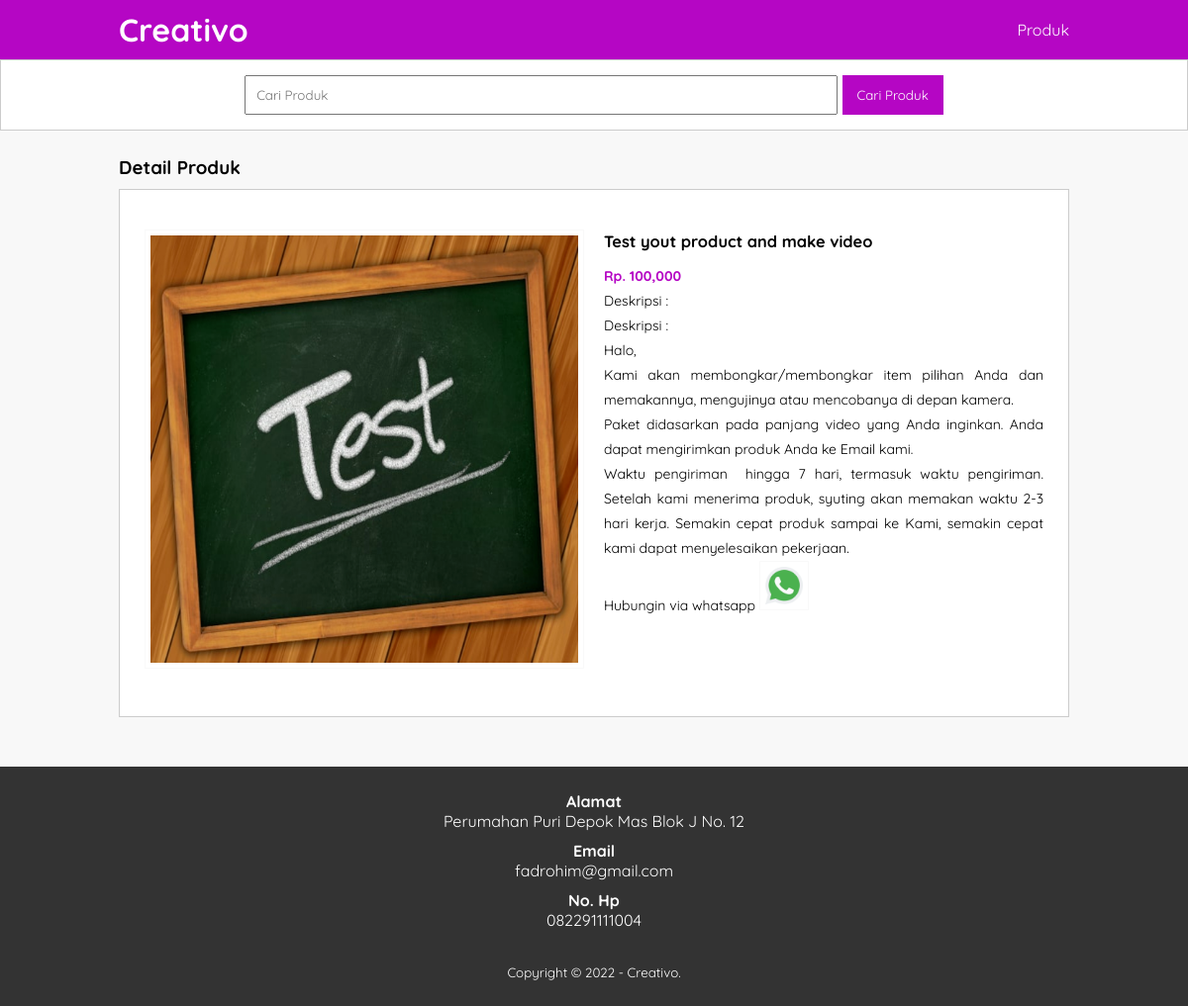
Page /detail-produk.php?id=4 on the committed database.
### tables this page shows
CREATE TABLE `tb_product` (
  `product_id` int(11) NOT NULL,
  `category_id` int(11) NOT NULL,
  `product_name` varchar(100) NOT NULL,
  `product_price` int(11) NOT NULL,
  `product_description` text NOT NULL,
  `product_image` varchar(100) NOT NULL,
  `product_status` tinyint(1) NOT NULL,
  `date_created` timestamp NOT NULL DEFAULT current_timestamp()
);

### detail-produk.php (the view, shortened to what this page needs)
<?php
	include 'db.php';
	$produk = mysqli_query($conn, "SELECT * FROM tb_product WHERE product_id = '".$_GET['id']."' ");
	$p = mysqli_fetch_object($produk);
 ?>
<!DOCTYPE html>
<html>
<head>
	<link rel="stylesheet" type="text/css" href="css/style.css">
</head>
<body>
	<header>
		<div class="container">
			<h1><a href="index.php">Creativo</a></h1>
				<ul>
					<li><a href="produk.php">Produk</a></li>
				</ul>
		</div>
	</header>
	<div class="search">
		<div class="container">
			<form action="produk.php">
				<input type="text" name="search" placeholder="Cari Produk" value="<?php echo $_GET['search'] ?>">
				<input type="submit" name="cari" value="Cari Produk">
			</form>
		</div>
	</div>
	<div class="section">
		<div class="container">
			<h3>Detail  Produk</h3>
			<div class="box">
				<div class="col-2">
					<img src="produk/<?php echo $p->product_image ?>" width="100%">
				</div>
				<div class="col-2">
					<h3><?php echo $p->product_name ?></h3>
					<h4>Rp. <?php echo number_format($p->product_price) ?></h4>
					<p>Deskripsi : <br>
						<?php echo $p->product_description ?>
					</p>
					<p><a href="https://api.whatsapp.com/send?phone=+6282291111004 &text=Hai, saya tertarik dengan produk anda." target="_blank">
						Hubungin via whatsapp
						<img src="img/wa.png" width="50px"></a>
					</p>
				</div>
			</div>
		</div>
	</div>
	<div class="footer">
		<div class="container">
			<h4>Alamat</h4>
			<p>Perumahan Puri Depok Mas Blok J No. 12</p>
			<h4>Email</h4>
			<p>fadrohim@gmail.com</p>
			<h4>No. Hp</h4>
			<p>082291111004</p>
			<small>Copyright &copy; 2022 - Creativo.</small>
		</div>
	</div>
</body>
</html>

### css/style.css (style rules this page uses)
* { padding:0; margin:0; font-family: 'Quicksand', sans-serif; }
body { background-color: #f8f8f8; }
a { color: inherit; text-decoration: none; }
header { background-color: #B506C4; color: #fff; }
.container { width: 80%; margin:0 auto; }
header h1 { float: left; padding: 10px 0; }
header ul { float: right; }
header ul li { display: inline-block; }
header ul li a { padding: 20px 0 20px 15px; display: inline-block; }
.container:after { content: ''; display: block; clear: both; }
.section { padding: 25px 0; }
.box { background-color: #fff; border: 1px solid #ccc; padding: 15px; box-sizing: border-box; margin: 10px 0 25px 0; }
.box:after { content: ''; display: block; clear: both; }
.search { padding: 15px 0; background-color: #fff; border:1px solid #ccc; text-align: center; }
.search input[type=text] { width: 60%; padding: 10px; }
.search input[type=submit] { padding: 12px 15px; background-color: #B506C4; color:#fff; border: none; cursor: pointer; }
.footer { padding: 25px 0; background-color: #333; color: #fff; text-align: center; }
.footer p { margin-bottom: 10px; }
.footer small { margin-top: 25px; display: inline-block; }
.col-2 { width: 50%; min-height: 200px; padding: 10px; box-sizing: border-box; float: left; }
.col-2 img { border: 1px solid #f9f9f9; padding: 5px; box-sizing: border-box; }
.col-2 { margin: 15px 0; text-align: justify; line-height: 25px; font-size: 14px; }
.col-2 h3 { margin-bottom: 10px; }
.col-2 h4 { color: #B506C4; }

### rows in the picture
tb_product: product_image (picture), product_name "Test yout product and make video", product_price "100,000", product_description "Deskripsi : Halo, Kami akan membongkar/membongkar item pilihan Anda dan memakannya, mengujinya atau mencobanya di depan kamera. Paket didasarkan pada panjang video yang Anda inginkan. Anda dapat mengirimkan produk Anda ke Email kami. Waktu pengiriman hingga 7 hari, termasuk waktu pengiriman. Setelah kami menerima produk, syuting akan memakan waktu 2-3 hari kerja. Semakin cepat produk sampai ke Kami, semakin cepat kami dapat menyelesaikan pekerjaan."
